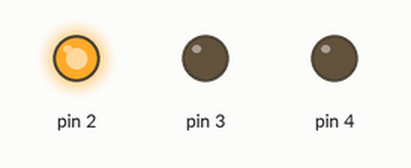
Simulated run of this sketch. Board: Arduino Uno, built with avr-gcc and run on an emulated ATmega328P. Shown: output pins drawn as LEDs (lit = HIGH).

Above: at 1.5 s.
At 7.5 s:
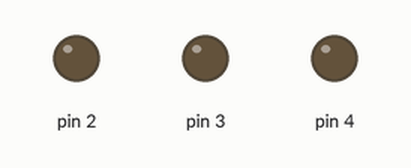
At 10.5 s:
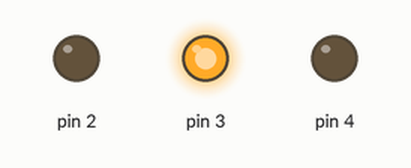
At 13.5 s:
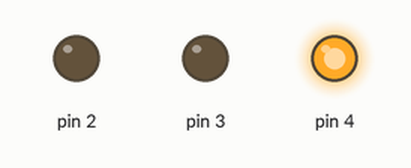
Timing chart, 0 to 20.8 s (numbered marks = the images above):
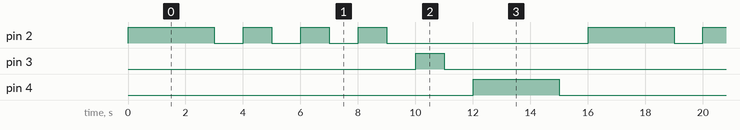

The sketch:

traffic_lights.ino
```cpp
// the setup function runs once when you press reset or power the board
void setup()
{ pinMode(2, OUTPUT);
  pinMode(3, OUTPUT);
  pinMode(4, OUTPUT);
}

// the loop function runs over and over again forever
void loop()
{
  digitalWrite(2, HIGH); //Verde
  delay(3000);
  digitalWrite(2, LOW);
  delay(1000);
  digitalWrite(2, HIGH);  // Verde
  delay(1000);
  digitalWrite(2, LOW);
  delay(1000);
  digitalWrite(2, HIGH);
  delay(1000);
  digitalWrite(2, LOW);
  delay(1000);
  digitalWrite(2, HIGH);
  delay(1000);
  digitalWrite(2, LOW);
  delay(1000);
  digitalWrite(3, HIGH); //Amarillo
  delay(1000);
  digitalWrite(3, LOW);
  delay(1000);
  digitalWrite(4, HIGH); //Rojo
  delay(3000);
  digitalWrite(4, LOW);
  delay(1000);
}
```

Measured:
- by itself, pin 2: repeats every 16.0 s: 3 × (LOW 1.0 s, HIGH 1.0 s), LOW 7.0 s, HIGH 3.0 s
- by itself, pin 3: alternates HIGH for 1.0 s and LOW for 15.0 s
- by itself, pin 4: alternates HIGH for 3.0 s and LOW for 13.0 s
